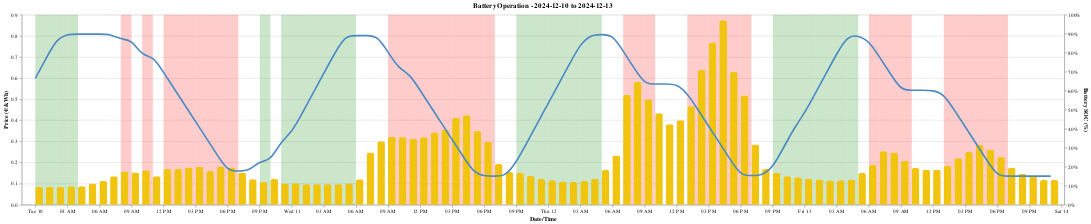

Notebook code cell kept with this figure:
### Code cell
# Visualize LP algorithm operation
lp_chart = plot_hourly_battery_operation(results_lp, "2024-12-10", days=4)
lp_chart

### Figure 1 — Vega-Lite specification as saved in the notebook (floating-point values rounded to 4 significant figures)
{"$schema": "https://vega.github.io/schema/vega-lite/v5.20.1.json", "config": {"view": {"continuousHeight": 300, "continuousWidth": 300}}, "datasets": {"data-3cde77566bc03565e0daf2251b59927e": [{"battery_state": "charging", "cycle_fraction": 0.1298, "datetime": "2024-12-10T00:00:00", "energy_kwh": 4, "grid_cost_eur": 0.34, "power_w": 4000, "price_eur_kwh": 0.085, "soc_end": 0.6651, "soc_start": 0.5612}, {"battery_state": "charging", "cycle_fraction": 0.1298, "datetime": "2024-12-10T01:00:00", "energy_kwh": 4, "grid_cost_eur": 0.3397, "power_w": 4000, "price_eur_kwh": 0.08493, "soc_end": 0.7689, "soc_start": 0.6651}, {"battery_state": "charging", "cycle_fraction": 0.1298, "datetime": "2024-12-10T02:00:00", "energy_kwh": 4, "grid_cost_eur": 0.3348, "power_w": 4000, "price_eur_kwh": 0.0837, "soc_end": 0.8727, "soc_start": 0.7689}, {"battery_state": "charging", "cycle_fraction": 0.03066, "datetime": "2024-12-10T03:00:00", "energy_kwh": 0.9447, "grid_cost_eur": 0.08238, "power_w": 944.7, "price_eur_kwh": 0.08721, "soc_end": 0.8973, "soc_start": 0.8727}, {"battery_state": "idle", "cycle_fraction": 0, "datetime": "2024-12-10T04:00:00", "energy_kwh": 0, "grid_cost_eur": 0, "power_w": 0, "price_eur_kwh": 0.08769, "soc_end": 0.8973, "soc_start": 0.8973}, {"battery_state": "idle", "cycle_fraction": 0, "datetime": "2024-12-10T05:00:00", "energy_kwh": 0, "grid_cost_eur": 0, "power_w": 0, "price_eur_kwh": 0.1, "soc_end": 0.8973, "soc_start": 0.8973}, {"battery_state": "idle", "cycle_fraction": 0, "datetime": "2024-12-10T06:00:00", "energy_kwh": 0, "grid_cost_eur": 0, "power_w": 0, "price_eur_kwh": 0.1128, "soc_end": 0.8973, "soc_start": 0.8973}, {"battery_state": "idle", "cycle_fraction": 0, "datetime": "2024-12-10T07:00:00", "energy_kwh": 0, "grid_cost_eur": 0, "power_w": 0, "price_eur_kwh": 0.1342, "soc_end": 0.8973, "soc_start": 0.8973}, {"battery_state": "discharging", "cycle_fraction": 0.03459, "datetime": "2024-12-10T08:00:00", "energy_kwh": -0.8633, "grid_cost_eur": -0.1362, "power_w": -959.2, "price_eur_kwh": 0.1577, "soc_end": 0.8696, "soc_start": 0.8973}, {"battery_state": "idle", "cycle_fraction": 0, "datetime": "2024-12-10T09:00:00", "energy_kwh": 0, "grid_cost_eur": 0, "power_w": 0, "price_eur_kwh": 0.1531, "soc_end": 0.8696, "soc_start": 0.8696}, {"battery_state": "discharging", "cycle_fraction": 0.1082, "datetime": "2024-12-10T10:00:00", "energy_kwh": -2.7, "grid_cost_eur": -0.4401, "power_w": -3000, "price_eur_kwh": 0.163, "soc_end": 0.7831, "soc_start": 0.8696}, {"battery_state": "idle", "cycle_fraction": 0, "datetime": "2024-12-10T11:00:00", "energy_kwh": 0, "grid_cost_eur": 0, "power_w": 0, "price_eur_kwh": 0.1352, "soc_end": 0.7831, "soc_start": 0.7831}, {"battery_state": "discharging", "cycle_fraction": 0.1082, "datetime": "2024-12-10T12:00:00", "energy_kwh": -2.7, "grid_cost_eur": -0.4567, "power_w": -3000, "price_eur_kwh": 0.1691, "soc_end": 0.6965, "soc_start": 0.7831}, {"battery_state": "discharging", "cycle_fraction": 0.1082, "datetime": "2024-12-10T13:00:00", "energy_kwh": -2.7, "grid_cost_eur": -0.4576, "power_w": -3000, "price_eur_kwh": 0.1695, "soc_end": 0.61, "soc_start": 0.6965}, {"battery_state": "discharging", "cycle_fraction": 0.1082, "datetime": "2024-12-10T14:00:00", "energy_kwh": -2.7, "grid_cost_eur": -0.4768, "power_w": -3000, "price_eur_kwh": 0.1766, "soc_end": 0.5234, "soc_start": 0.61}, {"battery_state": "discharging", "cycle_fraction": 0.1082, "datetime": "2024-12-10T15:00:00", "energy_kwh": -2.7, "grid_cost_eur": -0.4859, "power_w": -3000, "price_eur_kwh": 0.18, "soc_end": 0.4369, "soc_start": 0.5234}, {"battery_state": "discharging", "cycle_fraction": 0.1082, "datetime": "2024-12-10T16:00:00", "energy_kwh": -2.7, "grid_cost_eur": -0.4317, "power_w": -3000, "price_eur_kwh": 0.1599, "soc_end": 0.3504, "soc_start": 0.4369}, {"battery_state": "discharging", "cycle_fraction": 0.1082, "datetime": "2024-12-10T17:00:00", "energy_kwh": -2.7, "grid_cost_eur": -0.4887, "power_w": -3000, "price_eur_kwh": 0.181, "soc_end": 0.2638, "soc_start": 0.3504}, {"battery_state": "discharging", "cycle_fraction": 0.1082, "datetime": "2024-12-10T18:00:00", "energy_kwh": -2.7, "grid_cost_eur": -0.477, "power_w": -3000, "price_eur_kwh": 0.1767, "soc_end": 0.1773, "soc_start": 0.2638}, {"battery_state": "idle", "cycle_fraction": 0, "datetime": "2024-12-10T19:00:00", "energy_kwh": 0, "grid_cost_eur": 0, "power_w": 0, "price_eur_kwh": 0.152, "soc_end": 0.1773, "soc_start": 0.1773}, {"battery_state": "idle", "cycle_fraction": 0, "datetime": "2024-12-10T20:00:00", "energy_kwh": 0, "grid_cost_eur": 0, "power_w": 0, "price_eur_kwh": 0.12, "soc_end": 0.1773, "soc_start": 0.1773}, {"battery_state": "charging", "cycle_fraction": 0.06684, "datetime": "2024-12-10T21:00:00", "energy_kwh": 2.06, "grid_cost_eur": 0.2208, "power_w": 2060.0, "price_eur_kwh": 0.1072, "soc_end": 0.2307, "soc_start": 0.1773}, {"battery_state": "idle", "cycle_fraction": 0, "datetime": "2024-12-10T22:00:00", "energy_kwh": 0, "grid_cost_eur": 0, "power_w": 0, "price_eur_kwh": 0.1214, "soc_end": 0.2307, "soc_start": 0.2307}, {"battery_state": "charging", "cycle_fraction": 0.1298, "datetime": "2024-12-10T23:00:00", "energy_kwh": 4, "grid_cost_eur": 0.4, "power_w": 4000, "price_eur_kwh": 0.1, "soc_end": 0.3346, "soc_start": 0.2307}, {"battery_state": "charging", "cycle_fraction": 0.05769, "datetime": "2024-12-11T00:00:00", "energy_kwh": 1.778, "grid_cost_eur": 0.1811, "power_w": 1778.0, "price_eur_kwh": 0.1018, "soc_end": 0.3808, "soc_start": 0.3346}, {"battery_state": "charging", "cycle_fraction": 0.1298, "datetime": "2024-12-11T01:00:00", "energy_kwh": 4, "grid_cost_eur": 0.3862, "power_w": 4000, "price_eur_kwh": 0.09654, "soc_end": 0.4846, "soc_start": 0.3808}, {"battery_state": "charging", "cycle_fraction": 0.1298, "datetime": "2024-12-11T02:00:00", "energy_kwh": 4, "grid_cost_eur": 0.3884, "power_w": 4000, "price_eur_kwh": 0.0971, "soc_end": 0.5885, "soc_start": 0.4846}, {"battery_state": "charging", "cycle_fraction": 0.1298, "datetime": "2024-12-11T03:00:00", "energy_kwh": 4, "grid_cost_eur": 0.386, "power_w": 4000, "price_eur_kwh": 0.09651, "soc_end": 0.6923, "soc_start": 0.5885}, {"battery_state": "charging", "cycle_fraction": 0.1298, "datetime": "2024-12-11T04:00:00", "energy_kwh": 4, "grid_cost_eur": 0.3884, "power_w": 4000, "price_eur_kwh": 0.0971, "soc_end": 0.7962, "soc_start": 0.6923}, {"battery_state": "charging", "cycle_fraction": 0.1168, "datetime": "2024-12-11T05:00:00", "energy_kwh": 3.6, "grid_cost_eur": 0.3604, "power_w": 3600.0, "price_eur_kwh": 0.1001, "soc_end": 0.8896, "soc_start": 0.7962}, {"battery_state": "idle", "cycle_fraction": 0, "datetime": "2024-12-11T06:00:00", "energy_kwh": 0, "grid_cost_eur": 0, "power_w": 0, "price_eur_kwh": 0.12, "soc_end": 0.8896, "soc_start": 0.8896}, {"battery_state": "idle", "cycle_fraction": 0, "datetime": "2024-12-11T07:00:00", "energy_kwh": 0, "grid_cost_eur": 0, "power_w": 0, "price_eur_kwh": 0.2477, "soc_end": 0.8896, "soc_start": 0.8896}, {"battery_state": "idle", "cycle_fraction": 0, "datetime": "2024-12-11T08:00:00", "energy_kwh": 0, "grid_cost_eur": 0, "power_w": 0, "price_eur_kwh": 0.3001, "soc_end": 0.8896, "soc_start": 0.8896}, {"battery_state": "discharging", "cycle_fraction": 0.1082, "datetime": "2024-12-11T09:00:00", "energy_kwh": -2.7, "grid_cost_eur": -0.8698, "power_w": -3000, "price_eur_kwh": 0.3221, "soc_end": 0.8031, "soc_start": 0.8896}, {"battery_state": "discharging", "cycle_fraction": 0.1082, "datetime": "2024-12-11T10:00:00", "energy_kwh": -2.7, "grid_cost_eur": -0.8622, "power_w": -3000, "price_eur_kwh": 0.3193, "soc_end": 0.7165, "soc_start": 0.8031}, {"battery_state": "discharging", "cycle_fraction": 0.03459, "datetime": "2024-12-11T11:00:00", "energy_kwh": -0.8633, "grid_cost_eur": -0.2692, "power_w": -959.2, "price_eur_kwh": 0.3119, "soc_end": 0.6889, "soc_start": 0.7165}, {"battery_state": "discharging", "cycle_fraction": 0.1082, "datetime": "2024-12-11T12:00:00", "energy_kwh": -2.7, "grid_cost_eur": -0.8625, "power_w": -3000, "price_eur_kwh": 0.3195, "soc_end": 0.6023, "soc_start": 0.6889}, {"battery_state": "discharging", "cycle_fraction": 0.1082, "datetime": "2024-12-11T13:00:00", "energy_kwh": -2.7, "grid_cost_eur": -0.9238, "power_w": -3000, "price_eur_kwh": 0.3421, "soc_end": 0.5158, "soc_start": 0.6023}, {"battery_state": "discharging", "cycle_fraction": 0.1082, "datetime": "2024-12-11T14:00:00", "energy_kwh": -2.7, "grid_cost_eur": -0.9596, "power_w": -3000, "price_eur_kwh": 0.3554, "soc_end": 0.4292, "soc_start": 0.5158}, {"battery_state": "discharging", "cycle_fraction": 0.1082, "datetime": "2024-12-11T15:00:00", "energy_kwh": -2.7, "grid_cost_eur": -1.112, "power_w": -3000, "price_eur_kwh": 0.4119, "soc_end": 0.3427, "soc_start": 0.4292}, {"battery_state": "discharging", "cycle_fraction": 0.1082, "datetime": "2024-12-11T16:00:00", "energy_kwh": -2.7, "grid_cost_eur": -1.142, "power_w": -3000, "price_eur_kwh": 0.4231, "soc_end": 0.2562, "soc_start": 0.3427}, {"battery_state": "discharging", "cycle_fraction": 0.1082, "datetime": "2024-12-11T17:00:00", "energy_kwh": -2.7, "grid_cost_eur": -0.9431, "power_w": -3000, "price_eur_kwh": 0.3493, "soc_end": 0.1696, "soc_start": 0.2562}, {"battery_state": "discharging", "cycle_fraction": 0.02423, "datetime": "2024-12-11T18:00:00", "energy_kwh": -0.6047, "grid_cost_eur": -0.1804, "power_w": -671.9, "price_eur_kwh": 0.2983, "soc_end": 0.1502, "soc_start": 0.1696}, {"battery_state": "idle", "cycle_fraction": 0, "datetime": "2024-12-11T19:00:00", "energy_kwh": 0, "grid_cost_eur": 0, "power_w": 0, "price_eur_kwh": 0.1931, "soc_end": 0.1502, "soc_start": 0.1502}, {"battery_state": "idle", "cycle_fraction": 0, "datetime": "2024-12-11T20:00:00", "energy_kwh": 0, "grid_cost_eur": 0, "power_w": 0, "price_eur_kwh": 0.1547, "soc_end": 0.1502, "soc_start": 0.1502}, {"battery_state": "charging", "cycle_fraction": 0.09132, "datetime": "2024-12-11T21:00:00", "energy_kwh": 2.814, "grid_cost_eur": 0.4221, "power_w": 2814.0, "price_eur_kwh": 0.15, "soc_end": 0.2233, "soc_start": 0.1502}, {"battery_state": "charging", "cycle_fraction": 0.1298, "datetime": "2024-12-11T22:00:00", "energy_kwh": 4, "grid_cost_eur": 0.5438, "power_w": 4000, "price_eur_kwh": 0.136, "soc_end": 0.3271, "soc_start": 0.2233}, {"battery_state": "charging", "cycle_fraction": 0.1298, "datetime": "2024-12-11T23:00:00", "energy_kwh": 4, "grid_cost_eur": 0.489, "power_w": 4000, "price_eur_kwh": 0.1222, "soc_end": 0.431, "soc_start": 0.3271}, {"battery_state": "charging", "cycle_fraction": 0.1298, "datetime": "2024-12-12T00:00:00", "energy_kwh": 4, "grid_cost_eur": 0.4612, "power_w": 4000, "price_eur_kwh": 0.1153, "soc_end": 0.5348, "soc_start": 0.431}, {"battery_state": "charging", "cycle_fraction": 0.1298, "datetime": "2024-12-12T01:00:00", "energy_kwh": 4, "grid_cost_eur": 0.4398, "power_w": 4000, "price_eur_kwh": 0.11, "soc_end": 0.6387, "soc_start": 0.5348}, {"battery_state": "charging", "cycle_fraction": 0.1298, "datetime": "2024-12-12T02:00:00", "energy_kwh": 4, "grid_cost_eur": 0.4294, "power_w": 4000, "price_eur_kwh": 0.1074, "soc_end": 0.7425, "soc_start": 0.6387}, {"battery_state": "charging", "cycle_fraction": 0.1298, "datetime": "2024-12-12T03:00:00", "energy_kwh": 4, "grid_cost_eur": 0.45, "power_w": 4000, "price_eur_kwh": 0.1125, "soc_end": 0.8464, "soc_start": 0.7425}, {"battery_state": "charging", "cycle_fraction": 0.06032, "datetime": "2024-12-12T04:00:00", "energy_kwh": 1.859, "grid_cost_eur": 0.2293, "power_w": 1859.0, "price_eur_kwh": 0.1234, "soc_end": 0.8946, "soc_start": 0.8464}, {"battery_state": "idle", "cycle_fraction": 0, "datetime": "2024-12-12T05:00:00", "energy_kwh": 0, "grid_cost_eur": 0, "power_w": 0, "price_eur_kwh": 0.164, "soc_end": 0.8946, "soc_start": 0.8946}, {"battery_state": "idle", "cycle_fraction": 0, "datetime": "2024-12-12T06:00:00", "energy_kwh": 0, "grid_cost_eur": 0, "power_w": 0, "price_eur_kwh": 0.233, "soc_end": 0.8946, "soc_start": 0.8946}, {"battery_state": "discharging", "cycle_fraction": 0.1082, "datetime": "2024-12-12T07:00:00", "energy_kwh": -2.7, "grid_cost_eur": -1.404, "power_w": -3000, "price_eur_kwh": 0.5199, "soc_end": 0.8081, "soc_start": 0.8946}, {"battery_state": "discharging", "cycle_fraction": 0.1082, "datetime": "2024-12-12T08:00:00", "energy_kwh": -2.7, "grid_cost_eur": -1.57, "power_w": -3000, "price_eur_kwh": 0.5815, "soc_end": 0.7216, "soc_start": 0.8081}, {"battery_state": "discharging", "cycle_fraction": 0.1082, "datetime": "2024-12-12T09:00:00", "energy_kwh": -2.7, "grid_cost_eur": -1.35, "power_w": -3000, "price_eur_kwh": 0.5, "soc_end": 0.635, "soc_start": 0.7216}, {"battery_state": "idle", "cycle_fraction": 0, "datetime": "2024-12-12T10:00:00", "energy_kwh": 0, "grid_cost_eur": 0, "power_w": 0, "price_eur_kwh": 0.4337, "soc_end": 0.635, "soc_start": 0.635}, {"battery_state": "idle", "cycle_fraction": 0, "datetime": "2024-12-12T11:00:00", "energy_kwh": 0, "grid_cost_eur": 0, "power_w": 0, "price_eur_kwh": 0.3811, "soc_end": 0.635, "soc_start": 0.635}, {"battery_state": "idle", "cycle_fraction": 0, "datetime": "2024-12-12T12:00:00", "energy_kwh": 0, "grid_cost_eur": 0, "power_w": 0, "price_eur_kwh": 0.4001, "soc_end": 0.635, "soc_start": 0.635}, {"battery_state": "discharging", "cycle_fraction": 0.06101, "datetime": "2024-12-12T13:00:00", "energy_kwh": -1.523, "grid_cost_eur": -0.7099, "power_w": -1692.0, "price_eur_kwh": 0.4662, "soc_end": 0.5862, "soc_start": 0.635}, {"battery_state": "discharging", "cycle_fraction": 0.1082, "datetime": "2024-12-12T14:00:00", "energy_kwh": -2.7, "grid_cost_eur": -1.722, "power_w": -3000, "price_eur_kwh": 0.6379, "soc_end": 0.4997, "soc_start": 0.5862}, {"battery_state": "discharging", "cycle_fraction": 0.1082, "datetime": "2024-12-12T15:00:00", "energy_kwh": -2.7, "grid_cost_eur": -2.073, "power_w": -3000, "price_eur_kwh": 0.7677, "soc_end": 0.4131, "soc_start": 0.4997}, {"battery_state": "discharging", "cycle_fraction": 0.1082, "datetime": "2024-12-12T16:00:00", "energy_kwh": -2.7, "grid_cost_eur": -2.357, "power_w": -3000, "price_eur_kwh": 0.873, "soc_end": 0.3266, "soc_start": 0.4131}, {"battery_state": "discharging", "cycle_fraction": 0.1082, "datetime": "2024-12-12T17:00:00", "energy_kwh": -2.7, "grid_cost_eur": -1.696, "power_w": -3000, "price_eur_kwh": 0.6283, "soc_end": 0.24, "soc_start": 0.3266}, {"battery_state": "discharging", "cycle_fraction": 0.1082, "datetime": "2024-12-12T18:00:00", "energy_kwh": -2.7, "grid_cost_eur": -1.397, "power_w": -3000, "price_eur_kwh": 0.5175, "soc_end": 0.1535, "soc_start": 0.24}, {"battery_state": "idle", "cycle_fraction": 0, "datetime": "2024-12-12T19:00:00", "energy_kwh": 0, "grid_cost_eur": 0, "power_w": 0, "price_eur_kwh": 0.2854, "soc_end": 0.1535, "soc_start": 0.1535}, {"battery_state": "idle", "cycle_fraction": 0, "datetime": "2024-12-12T20:00:00", "energy_kwh": 0, "grid_cost_eur": 0, "power_w": 0, "price_eur_kwh": 0.1694, "soc_end": 0.1535, "soc_start": 0.1535}, {"battery_state": "charging", "cycle_fraction": 0.05289, "datetime": "2024-12-12T21:00:00", "energy_kwh": 1.63, "grid_cost_eur": 0.2444, "power_w": 1630.0, "price_eur_kwh": 0.15, "soc_end": 0.1958, "soc_start": 0.1535}, {"battery_state": "charging", "cycle_fraction": 0.1298, "datetime": "2024-12-12T22:00:00", "energy_kwh": 4, "grid_cost_eur": 0.539, "power_w": 4000, "price_eur_kwh": 0.1348, "soc_end": 0.2997, "soc_start": 0.1958}, {"battery_state": "charging", "cycle_fraction": 0.1298, "datetime": "2024-12-12T23:00:00", "energy_kwh": 4, "grid_cost_eur": 0.5204, "power_w": 4000, "price_eur_kwh": 0.1301, "soc_end": 0.4035, "soc_start": 0.2997}, {"battery_state": "charging", "cycle_fraction": 0.1014, "datetime": "2024-12-13T00:00:00", "energy_kwh": 3.124, "grid_cost_eur": 0.3839, "power_w": 3124.0, "price_eur_kwh": 0.1229, "soc_end": 0.4846, "soc_start": 0.4035}, {"battery_state": "charging", "cycle_fraction": 0.1298, "datetime": "2024-12-13T01:00:00", "energy_kwh": 4, "grid_cost_eur": 0.476, "power_w": 4000, "price_eur_kwh": 0.119, "soc_end": 0.5885, "soc_start": 0.4846}, {"battery_state": "charging", "cycle_fraction": 0.1298, "datetime": "2024-12-13T02:00:00", "energy_kwh": 4, "grid_cost_eur": 0.46, "power_w": 4000, "price_eur_kwh": 0.115, "soc_end": 0.6923, "soc_start": 0.5885}, {"battery_state": "charging", "cycle_fraction": 0.1298, "datetime": "2024-12-13T03:00:00", "energy_kwh": 4, "grid_cost_eur": 0.4624, "power_w": 4000, "price_eur_kwh": 0.1156, "soc_end": 0.7962, "soc_start": 0.6923}, {"battery_state": "charging", "cycle_fraction": 0.1168, "datetime": "2024-12-13T04:00:00", "energy_kwh": 3.6, "grid_cost_eur": 0.4316, "power_w": 3600.0, "price_eur_kwh": 0.1199, "soc_end": 0.8896, "soc_start": 0.7962}, {"battery_state": "idle", "cycle_fraction": 0, "datetime": "2024-12-13T05:00:00", "energy_kwh": 0, "grid_cost_eur": 0, "power_w": 0, "price_eur_kwh": 0.1501, "soc_end": 0.8896, "soc_start": 0.8896}, {"battery_state": "discharging", "cycle_fraction": 0.03459, "datetime": "2024-12-13T06:00:00", "energy_kwh": -0.8633, "grid_cost_eur": -0.1619, "power_w": -959.2, "price_eur_kwh": 0.1875, "soc_end": 0.8619, "soc_start": 0.8896}, {"battery_state": "discharging", "cycle_fraction": 0.1082, "datetime": "2024-12-13T07:00:00", "energy_kwh": -2.7, "grid_cost_eur": -0.6831, "power_w": -3000, "price_eur_kwh": 0.253, "soc_end": 0.7754, "soc_start": 0.8619}, {"battery_state": "discharging", "cycle_fraction": 0.1082, "datetime": "2024-12-13T08:00:00", "energy_kwh": -2.7, "grid_cost_eur": -0.6634, "power_w": -3000, "price_eur_kwh": 0.2457, "soc_end": 0.6889, "soc_start": 0.7754}, {"battery_state": "discharging", "cycle_fraction": 0.1082, "datetime": "2024-12-13T09:00:00", "energy_kwh": -2.7, "grid_cost_eur": -0.5627, "power_w": -3000, "price_eur_kwh": 0.2084, "soc_end": 0.6023, "soc_start": 0.6889}, {"battery_state": "idle", "cycle_fraction": 0, "datetime": "2024-12-13T10:00:00", "energy_kwh": 0, "grid_cost_eur": 0, "power_w": 0, "price_eur_kwh": 0.1743, "soc_end": 0.6023, "soc_start": 0.6023}, {"battery_state": "idle", "cycle_fraction": 0, "datetime": "2024-12-13T11:00:00", "energy_kwh": 0, "grid_cost_eur": 0, "power_w": 0, "price_eur_kwh": 0.166, "soc_end": 0.6023, "soc_start": 0.6023}, {"battery_state": "idle", "cycle_fraction": 0, "datetime": "2024-12-13T12:00:00", "energy_kwh": 0, "grid_cost_eur": 0, "power_w": 0, "price_eur_kwh": 0.165, "soc_end": 0.6023, "soc_start": 0.6023}, {"battery_state": "discharging", "cycle_fraction": 0.02423, "datetime": "2024-12-13T13:00:00", "energy_kwh": -0.6047, "grid_cost_eur": -0.1116, "power_w": -671.9, "price_eur_kwh": 0.1845, "soc_end": 0.5829, "soc_start": 0.6023}, {"battery_state": "discharging", "cycle_fraction": 0.1082, "datetime": "2024-12-13T14:00:00", "energy_kwh": -2.7, "grid_cost_eur": -0.5935, "power_w": -3000, "price_eur_kwh": 0.2198, "soc_end": 0.4964, "soc_start": 0.5829}, {"battery_state": "discharging", "cycle_fraction": 0.1082, "datetime": "2024-12-13T15:00:00", "energy_kwh": -2.7, "grid_cost_eur": -0.6731, "power_w": -3000, "price_eur_kwh": 0.2493, "soc_end": 0.4099, "soc_start": 0.4964}, {"battery_state": "discharging", "cycle_fraction": 0.1082, "datetime": "2024-12-13T16:00:00", "energy_kwh": -2.7, "grid_cost_eur": -0.7673, "power_w": -3000, "price_eur_kwh": 0.2842, "soc_end": 0.3233, "soc_start": 0.4099}, {"battery_state": "discharging", "cycle_fraction": 0.1082, "datetime": "2024-12-13T17:00:00", "energy_kwh": -2.7, "grid_cost_eur": -0.702, "power_w": -3000, "price_eur_kwh": 0.26, "soc_end": 0.2368, "soc_start": 0.3233}, {"battery_state": "discharging", "cycle_fraction": 0.1082, "datetime": "2024-12-13T18:00:00", "energy_kwh": -2.7, "grid_cost_eur": -0.6091, "power_w": -3000, "price_eur_kwh": 0.2256, "soc_end": 0.1502, "soc_start": 0.2368}, {"battery_state": "idle", "cycle_fraction": 0, "datetime": "2024-12-13T19:00:00", "energy_kwh": 0, "grid_cost_eur": 0, "power_w": 0, "price_eur_kwh": 0.175, "soc_end": 0.1502, "soc_start": 0.1502}, {"battery_state": "idle", "cycle_fraction": 0, "datetime": "2024-12-13T20:00:00", "energy_kwh": 0, "grid_cost_eur": 0, "power_w": 0, "price_eur_kwh": 0.1462, "soc_end": 0.1502, "soc_start": 0.1502}, {"battery_state": "idle", "cycle_fraction": 0, "datetime": "2024-12-13T21:00:00", "energy_kwh": 0, "grid_cost_eur": 0, "power_w": 0, "price_eur_kwh": 0.1351, "soc_end": 0.1502, "soc_start": 0.1502}, {"battery_state": "idle", "cycle_fraction": 0, "datetime": "2024-12-13T22:00:00", "energy_kwh": 0, "grid_cost_eur": 0, "power_w": 0, "price_eur_kwh": 0.1165, "soc_end": 0.1502, "soc_start": 0.1502}, {"battery_state": "idle", "cycle_fraction": 0, "datetime": "2024-12-13T23:00:00", "energy_kwh": 0, "grid_cost_eur": 0, "power_w": 0, "price_eur_kwh": 0.1169, "soc_end": 0.1502, "soc_start": 0.1502}], "data-88b26f136b15156d449cb13d57104713": [{"midnight": "2024-12-11T00:00:00"}, {"midnight": "2024-12-12T00:00:00"}, {"midnight": "2024-12-13T00:00:00"}], "data-8dbe96ffe4fd763079e8f335af9211ff": [{"datetime_end": "2024-12-10T09:00:00", "datetime_start": "2024-12-10T08:00:00", "state": "discharging"}, {"datetime_end": "2024-12-10T11:00:00", "datetime_start": "2024-12-10T10:00:00", "state": "discharging"}, {"datetime_end": "2024-12-10T13:00:00", "datetime_start": "2024-12-10T12:00:00", "state": "discharging"}, {"datetime_end": "2024-12-10T14:00:00", "datetime_start": "2024-12-10T13:00:00", "state": "discharging"}, {"datetime_end": "2024-12-10T15:00:00", "datetime_start": "2024-12-10T14:00:00", "state": "discharging"}, {"datetime_end": "2024-12-10T16:00:00", "datetime_start": "2024-12-10T15:00:00", "state": "discharging"}, {"datetime_end": "2024-12-10T17:00:00", "datetime_start": "2024-12-10T16:00:00", "state": "discharging"}, {"datetime_end": "2024-12-10T18:00:00", "datetime_start": "2024-12-10T17:00:00", "state": "discharging"}, {"datetime_end": "2024-12-10T19:00:00", "datetime_start": "2024-12-10T18:00:00", "state": "discharging"}, {"datetime_end": "2024-12-11T10:00:00", "datetime_start": "2024-12-11T09:00:00", "state": "discharging"}, {"datetime_end": "2024-12-11T11:00:00", "datetime_start": "2024-12-11T10:00:00", "state": "discharging"}, {"datetime_end": "2024-12-11T12:00:00", "datetime_start": "2024-12-11T11:00:00", "state": "discharging"}, {"datetime_end": "2024-12-11T13:00:00", "datetime_start": "2024-12-11T12:00:00", "state": "discharging"}, {"datetime_end": "2024-12-11T14:00:00", "datetime_start": "2024-12-11T13:00:00", "state": "discharging"}, {"datetime_end": "2024-12-11T15:00:00", "datetime_start": "2024-12-11T14:00:00", "state": "discharging"}, {"datetime_end": "2024-12-11T16:00:00", "datetime_start": "2024-12-11T15:00:00", "state": "discharging"}, {"datetime_end": "2024-12-11T17:00:00", "datetime_start": "2024-12-11T16:00:00", "state": "discharging"}, {"datetime_end": "2024-12-11T18:00:00", "datetime_start": "2024-12-11T17:00:00", "state": "discharging"}, {"datetime_end": "2024-12-11T19:00:00", "datetime_start": "2024-12-11T18:00:00", "state": "discharging"}, {"datetime_end": "2024-12-12T08:00:00", "datetime_start": "2024-12-12T07:00:00", "state": "discharging"}, {"datetime_end": "2024-12-12T09:00:00", "datetime_start": "2024-12-12T08:00:00", "state": "discharging"}, {"datetime_end": "2024-12-12T10:00:00", "datetime_start": "2024-12-12T09:00:00", "state": "discharging"}, {"datetime_end": "2024-12-12T14:00:00", "datetime_start": "2024-12-12T13:00:00", "state": "discharging"}, {"datetime_end": "2024-12-12T15:00:00", "datetime_start": "2024-12-12T14:00:00", "state": "discharging"}, {"datetime_end": "2024-12-12T16:00:00", "datetime_start": "2024-12-12T15:00:00", "state": "discharging"}, {"datetime_end": "2024-12-12T17:00:00", "datetime_start": "2024-12-12T16:00:00", "state": "discharging"}, {"datetime_end": "2024-12-12T18:00:00", "datetime_start": "2024-12-12T17:00:00", "state": "discharging"}, {"datetime_end": "2024-12-12T19:00:00", "datetime_start": "2024-12-12T18:00:00", "state": "discharging"}, {"datetime_end": "2024-12-13T07:00:00", "datetime_start": "2024-12-13T06:00:00", "state": "discharging"}, {"datetime_end": "2024-12-13T08:00:00", "datetime_start": "2024-12-13T07:00:00", "state": "discharging"}, {"datetime_end": "2024-12-13T09:00:00", "datetime_start": "2024-12-13T08:00:00", "state": "discharging"}, {"datetime_end": "2024-12-13T10:00:00", "datetime_start": "2024-12-13T09:00:00", "state": "discharging"}, {"datetime_end": "2024-12-13T14:00:00", "datetime_start": "2024-12-13T13:00:00", "state": "discharging"}, {"datetime_end": "2024-12-13T15:00:00", "datetime_start": "2024-12-13T14:00:00", "state": "discharging"}, {"datetime_end": "2024-12-13T16:00:00", "datetime_start": "2024-12-13T15:00:00", "state": "discharging"}, {"datetime_end": "2024-12-13T17:00:00", "datetime_start": "2024-12-13T16:00:00", "state": "discharging"}, {"datetime_end": "2024-12-13T18:00:00", "datetime_start": "2024-12-13T17:00:00", "state": "discharging"}, {"datetime_end": "2024-12-13T19:00:00", "datetime_start": "2024-12-13T18:00:00", "state": "discharging"}], "data-c5c07e3c106270e03eb6bf4a196bd93b": [{"datetime_end": "2024-12-10T01:00:00", "datetime_start": "2024-12-10T00:00:00", "state": "charging"}, {"datetime_end": "2024-12-10T02:00:00", "datetime_start": "2024-12-10T01:00:00", "state": "charging"}, {"datetime_end": "2024-12-10T03:00:00", "datetime_start": "2024-12-10T02:00:00", "state": "charging"}, {"datetime_end": "2024-12-10T04:00:00", "datetime_start": "2024-12-10T03:00:00", "state": "charging"}, {"datetime_end": "2024-12-10T22:00:00", "datetime_start": "2024-12-10T21:00:00", "state": "charging"}, {"datetime_end": "2024-12-11T00:00:00", "datetime_start": "2024-12-10T23:00:00", "state": "charging"}, {"datetime_end": "2024-12-11T01:00:00", "datetime_start": "2024-12-11T00:00:00", "state": "charging"}, {"datetime_end": "2024-12-11T02:00:00", "datetime_start": "2024-12-11T01:00:00", "state": "charging"}, {"datetime_end": "2024-12-11T03:00:00", "datetime_start": "2024-12-11T02:00:00", "state": "charging"}, {"datetime_end": "2024-12-11T04:00:00", "datetime_start": "2024-12-11T03:00:00", "state": "charging"}, {"datetime_end": "2024-12-11T05:00:00", "datetime_start": "2024-12-11T04:00:00", "state": "charging"}, {"datetime_end": "2024-12-11T06:00:00", "datetime_start": "2024-12-11T05:00:00", "state": "charging"}, {"datetime_end": "2024-12-11T22:00:00", "datetime_start": "2024-12-11T21:00:00", "state": "charging"}, {"datetime_end": "2024-12-11T23:00:00", "datetime_start": "2024-12-11T22:00:00", "state": "charging"}, {"datetime_end": "2024-12-12T00:00:00", "datetime_start": "2024-12-11T23:00:00", "state": "charging"}, {"datetime_end": "2024-12-12T01:00:00", "datetime_start": "2024-12-12T00:00:00", "state": "charging"}, {"datetime_end": "2024-12-12T02:00:00", "datetime_start": "2024-12-12T01:00:00", "state": "charging"}, {"datetime_end": "2024-12-12T03:00:00", "datetime_start": "2024-12-12T02:00:00", "state": "charging"}, {"datetime_end": "2024-12-12T04:00:00", "datetime_start": "2024-12-12T03:00:00", "state": "charging"}, {"datetime_end": "2024-12-12T05:00:00", "datetime_start": "2024-12-12T04:00:00", "state": "charging"}, {"datetime_end": "2024-12-12T22:00:00", "datetime_start": "2024-12-12T21:00:00", "state": "charging"}, {"datetime_end": "2024-12-12T23:00:00", "datetime_start": "2024-12-12T22:00:00", "state": "charging"}, {"datetime_end": "2024-12-13T00:00:00", "datetime_start": "2024-12-12T23:00:00", "state": "charging"}, {"datetime_end": "2024-12-13T01:00:00", "datetime_start": "2024-12-13T00:00:00", "state": "charging"}, {"datetime_end": "2024-12-13T02:00:00", "datetime_start": "2024-12-13T01:00:00", "state": "charging"}, {"datetime_end": "2024-12-13T03:00:00", "datetime_start": "2024-12-13T02:00:00", "state": "charging"}, {"datetime_end": "2024-12-13T04:00:00", "datetime_start": "2024-12-13T03:00:00", "state": "charging"}, {"datetime_end": "2024-12-13T05:00:00", "datetime_start": "2024-12-13T04:00:00", "state": "charging"}]}, "height": 350, "layer": [{"data": {"name": "data-c5c07e3c106270e03eb6bf4a196bd93b"}, "encoding": {"x": {"field": "datetime_start", "type": "temporal"}, "x2": {"field": "datetime_end"}}, "mark": {"color": "green", "opacity": 0.2, "type": "rect"}}, {"data": {"name": "data-8dbe96ffe4fd763079e8f335af9211ff"}, "encoding": {"x": {"field": "datetime_start", "type": "temporal"}, "x2": {"field": "datetime_end"}}, "mark": {"color": "red", "opacity": 0.2, "type": "rect"}}, {"data": {"name": "data-88b26f136b15156d449cb13d57104713"}, "encoding": {"x": {"field": "midnight", "type": "temporal"}}, "mark": {"color": "lightgray", "opacity": 0.3, "strokeDash": [3, 3], "strokeWidth": 2, "type": "rule"}}, {"data": {"name": "data-3cde77566bc03565e0daf2251b59927e"}, "encoding": {"color": {"condition": {"test": "(datum.price_eur_kwh >= 0)", "value": "#f1c40f"}, "value": "#2ecc71"}, "tooltip": [{"field": "datetime", "title": "Date/Time", "type": "temporal"}, {"field": "price_eur_kwh", "format": ".4f", "title": "Price (€/kWh)", "type": "quantitative"}, {"field": "soc_end", "format": ".0%", "title": "SOC", "type": "quantitative"}, {"field": "power_w", "format": ".0f", "title": "Power (W)", "type": "quantitative"}, {"field": "battery_state", "title": "Battery State", "type": "nominal"}], "x": {"axis": {"grid": false}, "field": "datetime", "scale": {"padding": 25}, "title": "Date/Time", "type": "temporal"}, "y": {"field": "price_eur_kwh", "scale": {}, "title": "Price (€/kWh)", "type": "quantitative"}}, "mark": {"align": "left", "cornerRadiusTopLeft": 4, "cornerRadiusTopRight": 4, "size": 14, "type": "bar"}}, {"data": {"name": "data-3cde77566bc03565e0daf2251b59927e"}, "encoding": {"tooltip": [{"field": "datetime", "title": "Date/Time", "type": "temporal"}, {"field": "soc_end", "format": ".1%", "title": "SOC", "type": "quantitative"}, {"field": "price_eur_kwh", "format": ".2f", "title": "Price (€/kWh)", "type": "quantitative"}], "x": {"field": "datetime", "type": "temporal"}, "y": {"axis": {"format": "%"}, "field": "soc_end", "scale": {"domain": [0, 1]}, "title": "Battery SOC (%)", "type": "quantitative"}}, "mark": {"color": "#4b8ac4", "interpolate": "basis", "strokeWidth": 3, "type": "line"}}], "resolve": {"scale": {"y": "independent"}}, "title": "Battery Operation - 2024-12-10 to 2024-12-13", "width": 1920}
